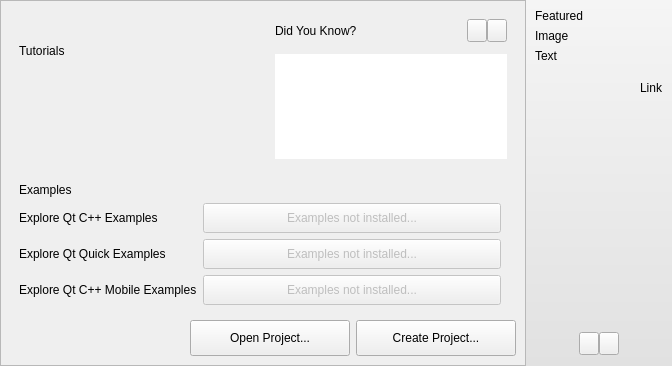
<?xml version="1.0" encoding="UTF-8"?>
<ui version="4.0">
 <class>Qt4ProjectManager::Internal::GettingStartedWelcomePageWidget</class>
 <widget class="QWidget" name="Qt4ProjectManager::Internal::GettingStartedWelcomePageWidget">
  <property name="geometry">
   <rect>
    <x>0</x>
    <y>0</y>
    <width>672</width>
    <height>366</height>
   </rect>
  </property>
  <property name="windowTitle">
   <string>Form</string>
  </property>
  <layout class="QHBoxLayout" name="horizontalLayout_3">
   <property name="spacing">
    <number>0</number>
   </property>
   <property name="margin">
    <number>0</number>
   </property>
   <item>
    <widget class="QFrame" name="contentframe">
     <property name="styleSheet">
      <string notr="true"/>
     </property>
     <property name="frameShape">
      <enum>QFrame::StyledPanel</enum>
     </property>
     <property name="frameShadow">
      <enum>QFrame::Raised</enum>
     </property>
     <layout class="QGridLayout" name="gridLayout_2">
      <item row="0" column="0">
       <widget class="QFrame" name="tutorialsFrame">
        <property name="sizePolicy">
         <sizepolicy hsizetype="Preferred" vsizetype="Preferred">
          <horstretch>0</horstretch>
          <verstretch>0</verstretch>
         </sizepolicy>
        </property>
        <property name="minimumSize">
         <size>
          <width>250</width>
          <height>0</height>
         </size>
        </property>
        <property name="styleSheet">
         <string/>
        </property>
        <layout class="QGridLayout" name="gridLayout_6">
         <property name="verticalSpacing">
          <number>12</number>
         </property>
         <item row="0" column="0">
          <widget class="Utils::WelcomeModeLabel" name="tutorialsTitleLabel">
           <property name="text">
            <string>Tutorials</string>
           </property>
          </widget>
         </item>
         <item row="1" column="0">
          <widget class="Utils::WelcomeModeTreeWidget" name="tutorialTreeWidget" native="true"/>
         </item>
        </layout>
       </widget>
      </item>
      <item row="0" column="1">
       <widget class="QFrame" name="didyouKnowFrame">
        <property name="sizePolicy">
         <sizepolicy hsizetype="Preferred" vsizetype="Preferred">
          <horstretch>0</horstretch>
          <verstretch>0</verstretch>
         </sizepolicy>
        </property>
        <property name="minimumSize">
         <size>
          <width>250</width>
          <height>0</height>
         </size>
        </property>
        <property name="styleSheet">
         <string/>
        </property>
        <layout class="QGridLayout" name="gridLayout_11">
         <property name="verticalSpacing">
          <number>12</number>
         </property>
         <property name="rightMargin">
          <number>9</number>
         </property>
         <item row="0" column="1">
          <layout class="QGridLayout" name="gridLayout_10">
           <property name="spacing">
            <number>0</number>
           </property>
           <item row="0" column="0" colspan="2">
            <spacer name="verticalSpacer_4">
             <property name="orientation">
              <enum>Qt::Vertical</enum>
             </property>
             <property name="sizeType">
              <enum>QSizePolicy::Preferred</enum>
             </property>
             <property name="sizeHint" stdset="0">
              <size>
               <width>20</width>
               <height>13</height>
              </size>
             </property>
            </spacer>
           </item>
           <item row="1" column="1">
            <widget class="QToolButton" name="nextTipBtn">
             <property name="styleSheet">
              <string notr="true">QToolButton{
	border-left:solid 0 px;
	height:16px;
	width:12px;
}
</string>
             </property>
             <property name="text">
              <string/>
             </property>
             <property name="icon">
              <iconset resource="../welcome/welcome.qrc">
               <normaloff>:/welcome/images/arrow-right.png</normaloff>:/welcome/images/arrow-right.png</iconset>
             </property>
             <property name="arrowType">
              <enum>Qt::NoArrow</enum>
             </property>
            </widget>
           </item>
           <item row="1" column="0">
            <widget class="QToolButton" name="prevTipBtn">
             <property name="styleSheet">
              <string notr="true">QToolButton{
	border-right:solid 0 px;
	height:16px;
	width:12px;
}
</string>
             </property>
             <property name="text">
              <string/>
             </property>
             <property name="icon">
              <iconset resource="../welcome/welcome.qrc">
               <normaloff>:/welcome/images/arrow-left.png</normaloff>:/welcome/images/arrow-left.png</iconset>
             </property>
             <property name="arrowType">
              <enum>Qt::NoArrow</enum>
             </property>
            </widget>
           </item>
           <item row="2" column="0" colspan="2">
            <spacer name="verticalSpacer_3">
             <property name="orientation">
              <enum>Qt::Vertical</enum>
             </property>
             <property name="sizeHint" stdset="0">
              <size>
               <width>20</width>
               <height>13</height>
              </size>
             </property>
            </spacer>
           </item>
          </layout>
         </item>
         <item row="1" column="0" colspan="2">
          <widget class="QTextBrowser" name="didYouKnowTextBrowser">
           <property name="sizePolicy">
            <sizepolicy hsizetype="Minimum" vsizetype="Preferred">
             <horstretch>0</horstretch>
             <verstretch>0</verstretch>
            </sizepolicy>
           </property>
           <property name="frameShape">
            <enum>QFrame::NoFrame</enum>
           </property>
           <property name="frameShadow">
            <enum>QFrame::Plain</enum>
           </property>
           <property name="verticalScrollBarPolicy">
            <enum>Qt::ScrollBarAlwaysOff</enum>
           </property>
           <property name="horizontalScrollBarPolicy">
            <enum>Qt::ScrollBarAlwaysOff</enum>
           </property>
           <property name="openExternalLinks">
            <bool>true</bool>
           </property>
          </widget>
         </item>
         <item row="0" column="0">
          <layout class="QVBoxLayout" name="verticalLayout">
           <item>
            <spacer name="verticalSpacer_2">
             <property name="orientation">
              <enum>Qt::Vertical</enum>
             </property>
             <property name="sizeHint" stdset="0">
              <size>
               <width>0</width>
               <height>0</height>
              </size>
             </property>
            </spacer>
           </item>
           <item>
            <widget class="Utils::WelcomeModeLabel" name="didYouKnowTitleLabel">
             <property name="text">
              <string>Did You Know?</string>
             </property>
            </widget>
           </item>
           <item>
            <spacer name="verticalSpacer">
             <property name="orientation">
              <enum>Qt::Vertical</enum>
             </property>
             <property name="sizeHint" stdset="0">
              <size>
               <width>0</width>
               <height>0</height>
              </size>
             </property>
            </spacer>
           </item>
          </layout>
         </item>
        </layout>
       </widget>
      </item>
      <item row="1" column="0" colspan="2">
       <widget class="QFrame" name="demosExamplesFrame_2">
        <property name="sizePolicy">
         <sizepolicy hsizetype="MinimumExpanding" vsizetype="MinimumExpanding">
          <horstretch>0</horstretch>
          <verstretch>0</verstretch>
         </sizepolicy>
        </property>
        <property name="minimumSize">
         <size>
          <width>500</width>
          <height>0</height>
         </size>
        </property>
        <property name="maximumSize">
         <size>
          <width>500</width>
          <height>16777215</height>
         </size>
        </property>
        <property name="styleSheet">
         <string/>
        </property>
        <layout class="QGridLayout" name="gridLayout">
         <item row="0" column="0">
          <widget class="Utils::WelcomeModeLabel" name="demoTitleLabel_4">
           <property name="text">
            <string>Examples</string>
           </property>
          </widget>
         </item>
         <item row="1" column="0">
          <widget class="QLabel" name="demoTitleLabel">
           <property name="text">
            <string>Explore Qt C++ Examples</string>
           </property>
          </widget>
         </item>
         <item row="1" column="1">
          <widget class="QPushButton" name="cppExamplesButton">
           <property name="enabled">
            <bool>false</bool>
           </property>
           <property name="sizePolicy">
            <sizepolicy hsizetype="MinimumExpanding" vsizetype="Fixed">
             <horstretch>0</horstretch>
             <verstretch>0</verstretch>
            </sizepolicy>
           </property>
           <property name="minimumSize">
            <size>
             <width>0</width>
             <height>30</height>
            </size>
           </property>
           <property name="text">
            <string>Examples not installed...</string>
           </property>
          </widget>
         </item>
         <item row="2" column="0">
          <widget class="QLabel" name="demoTitleLabel_2">
           <property name="text">
            <string>Explore Qt Quick Examples</string>
           </property>
          </widget>
         </item>
         <item row="2" column="1">
          <widget class="QPushButton" name="qmlExamplesButton">
           <property name="enabled">
            <bool>false</bool>
           </property>
           <property name="sizePolicy">
            <sizepolicy hsizetype="MinimumExpanding" vsizetype="Fixed">
             <horstretch>0</horstretch>
             <verstretch>0</verstretch>
            </sizepolicy>
           </property>
           <property name="minimumSize">
            <size>
             <width>0</width>
             <height>30</height>
            </size>
           </property>
           <property name="text">
            <string>Examples not installed...</string>
           </property>
          </widget>
         </item>
         <item row="3" column="0">
          <widget class="QLabel" name="demoTitleLabel_3">
           <property name="text">
            <string>Explore Qt C++ Mobile Examples</string>
           </property>
          </widget>
         </item>
         <item row="3" column="1">
          <widget class="QPushButton" name="mobileExamplesButton">
           <property name="enabled">
            <bool>false</bool>
           </property>
           <property name="sizePolicy">
            <sizepolicy hsizetype="MinimumExpanding" vsizetype="Fixed">
             <horstretch>0</horstretch>
             <verstretch>0</verstretch>
            </sizepolicy>
           </property>
           <property name="minimumSize">
            <size>
             <width>0</width>
             <height>30</height>
            </size>
           </property>
           <property name="text">
            <string>Examples not installed...</string>
           </property>
          </widget>
         </item>
        </layout>
       </widget>
      </item>
      <item row="2" column="0" colspan="2">
       <layout class="QHBoxLayout" name="horizontalLayout_2">
        <property name="spacing">
         <number>6</number>
        </property>
        <item>
         <spacer name="horizontalSpacer_2">
          <property name="orientation">
           <enum>Qt::Horizontal</enum>
          </property>
          <property name="sizeHint" stdset="0">
           <size>
            <width>40</width>
            <height>20</height>
           </size>
          </property>
         </spacer>
        </item>
        <item>
         <widget class="QPushButton" name="openProjectButton">
          <property name="minimumSize">
           <size>
            <width>160</width>
            <height>36</height>
           </size>
          </property>
          <property name="text">
           <string>Open Project...</string>
          </property>
         </widget>
        </item>
        <item>
         <widget class="QPushButton" name="createNewProjectButton">
          <property name="minimumSize">
           <size>
            <width>160</width>
            <height>36</height>
           </size>
          </property>
          <property name="focusPolicy">
           <enum>Qt::TabFocus</enum>
          </property>
          <property name="text">
           <string>Create Project...</string>
          </property>
          <property name="flat">
           <bool>false</bool>
          </property>
         </widget>
        </item>
       </layout>
      </item>
     </layout>
    </widget>
   </item>
   <item>
    <widget class="QFrame" name="featureFrame">
     <property name="maximumSize">
      <size>
       <width>150</width>
       <height>16777215</height>
      </size>
     </property>
     <property name="styleSheet">
      <string notr="true">QFrame#featureFrame { 

background-color: qlineargradient(spread:pad, x1:0, y1:0, x2:0, y2:1, stop:0 rgba(245, 245, 245, 255), stop:1 rgba(225,225,225, 255)); 

border-left: 1px solid &quot;#C9C9C9&quot;;
border-bottom: 1px solid &quot;#C9C9C9&quot;;
}</string>
     </property>
     <property name="frameShape">
      <enum>QFrame::NoFrame</enum>
     </property>
     <property name="frameShadow">
      <enum>QFrame::Plain</enum>
     </property>
     <layout class="QVBoxLayout" name="verticalLayout_2">
      <item>
       <widget class="Utils::WelcomeModeLabel" name="demoTitleLabel_5">
        <property name="text">
         <string>Featured</string>
        </property>
       </widget>
      </item>
      <item>
       <widget class="QLabel" name="featuredImage">
        <property name="minimumSize">
         <size>
          <width>128</width>
          <height>0</height>
         </size>
        </property>
        <property name="maximumSize">
         <size>
          <width>16777215</width>
          <height>128</height>
         </size>
        </property>
        <property name="text">
         <string>Image</string>
        </property>
       </widget>
      </item>
      <item>
       <widget class="QLabel" name="featuredTextLabel">
        <property name="text">
         <string>Text</string>
        </property>
        <property name="wordWrap">
         <bool>true</bool>
        </property>
       </widget>
      </item>
      <item>
       <layout class="QHBoxLayout" name="horizontalLayout">
        <item>
         <spacer name="horizontalSpacer_3">
          <property name="orientation">
           <enum>Qt::Horizontal</enum>
          </property>
          <property name="sizeHint" stdset="0">
           <size>
            <width>24</width>
            <height>38</height>
           </size>
          </property>
         </spacer>
        </item>
        <item>
         <widget class="QLabel" name="detailsLabel">
          <property name="text">
           <string>Link</string>
          </property>
         </widget>
        </item>
       </layout>
      </item>
      <item>
       <spacer name="verticalSpacer_5">
        <property name="orientation">
         <enum>Qt::Vertical</enum>
        </property>
        <property name="sizeHint" stdset="0">
         <size>
          <width>20</width>
          <height>239</height>
         </size>
        </property>
       </spacer>
      </item>
      <item>
       <layout class="QGridLayout" name="gridLayout_12">
        <property name="spacing">
         <number>0</number>
        </property>
        <item row="0" column="1" colspan="2">
         <spacer name="verticalSpacer_6">
          <property name="orientation">
           <enum>Qt::Vertical</enum>
          </property>
          <property name="sizeType">
           <enum>QSizePolicy::Preferred</enum>
          </property>
          <property name="sizeHint" stdset="0">
           <size>
            <width>20</width>
            <height>13</height>
           </size>
          </property>
         </spacer>
        </item>
        <item row="1" column="2">
         <widget class="QToolButton" name="nextFeatureBtn">
          <property name="styleSheet">
           <string notr="true">QToolButton{
	border-left:solid 0 px;
	height:16px;
	width:12px;
}
</string>
          </property>
          <property name="text">
           <string/>
          </property>
          <property name="icon">
           <iconset resource="../welcome/welcome.qrc">
            <normaloff>:/welcome/images/arrow-right.png</normaloff>:/welcome/images/arrow-right.png</iconset>
          </property>
          <property name="arrowType">
           <enum>Qt::NoArrow</enum>
          </property>
         </widget>
        </item>
        <item row="1" column="1">
         <widget class="QToolButton" name="prevFeatureBtn">
          <property name="styleSheet">
           <string notr="true">QToolButton{
	border-right:solid 0 px;
	height:16px;
	width:12px;
}
</string>
          </property>
          <property name="text">
           <string/>
          </property>
          <property name="icon">
           <iconset resource="../welcome/welcome.qrc">
            <normaloff>:/welcome/images/arrow-left.png</normaloff>:/welcome/images/arrow-left.png</iconset>
          </property>
          <property name="arrowType">
           <enum>Qt::NoArrow</enum>
          </property>
         </widget>
        </item>
        <item row="2" column="1" colspan="2">
         <spacer name="verticalSpacer_7">
          <property name="orientation">
           <enum>Qt::Vertical</enum>
          </property>
          <property name="sizeHint" stdset="0">
           <size>
            <width>20</width>
            <height>13</height>
           </size>
          </property>
         </spacer>
        </item>
        <item row="1" column="3">
         <spacer name="horizontalSpacer">
          <property name="orientation">
           <enum>Qt::Horizontal</enum>
          </property>
          <property name="sizeHint" stdset="0">
           <size>
            <width>40</width>
            <height>20</height>
           </size>
          </property>
         </spacer>
        </item>
        <item row="1" column="0">
         <spacer name="horizontalSpacer_4">
          <property name="orientation">
           <enum>Qt::Horizontal</enum>
          </property>
          <property name="sizeHint" stdset="0">
           <size>
            <width>40</width>
            <height>20</height>
           </size>
          </property>
         </spacer>
        </item>
       </layout>
      </item>
     </layout>
    </widget>
   </item>
  </layout>
 </widget>
 <customwidgets>
  <customwidget>
   <class>Utils::WelcomeModeTreeWidget</class>
   <extends>QWidget</extends>
   <header location="global">utils/welcomemodetreewidget.h</header>
   <container>1</container>
  </customwidget>
  <customwidget>
   <class>Utils::WelcomeModeLabel</class>
   <extends>QLabel</extends>
   <header location="global">utils/welcomemodetreewidget.h</header>
  </customwidget>
 </customwidgets>
 <resources>
  <include location="../welcome/welcome.qrc"/>
 </resources>
 <connections/>
</ui>
